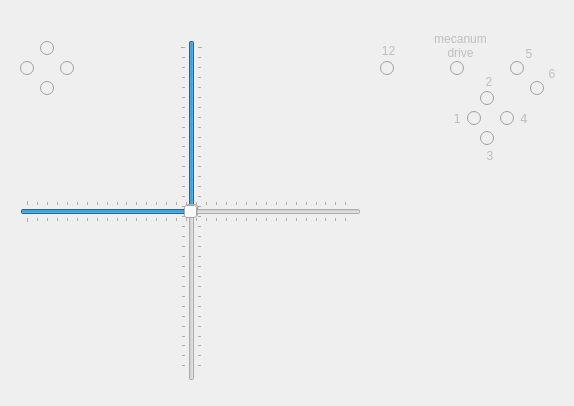
<?xml version="1.0" encoding="UTF-8"?>
<ui version="4.0">
 <class>joystickDialog</class>
 <widget class="QDialog" name="joystickDialog">
  <property name="windowModality">
   <enum>Qt::WindowModal</enum>
  </property>
  <property name="geometry">
   <rect>
    <x>0</x>
    <y>0</y>
    <width>574</width>
    <height>406</height>
   </rect>
  </property>
  <property name="sizePolicy">
   <sizepolicy hsizetype="Fixed" vsizetype="Fixed">
    <horstretch>0</horstretch>
    <verstretch>0</verstretch>
   </sizepolicy>
  </property>
  <property name="windowTitle">
   <string>Joystick</string>
  </property>
  <property name="windowIcon">
   <iconset resource="../direcs.qrc">
    <normaloff>:/images/images/input-gaming.png</normaloff>:/images/images/input-gaming.png</iconset>
  </property>
  <widget class="QRadioButton" name="radioBtnJoy5Up">
   <property name="enabled">
    <bool>false</bool>
   </property>
   <property name="geometry">
    <rect>
     <x>40</x>
     <y>40</y>
     <width>16</width>
     <height>16</height>
    </rect>
   </property>
   <property name="font">
    <font>
     <family>Verdana</family>
    </font>
   </property>
   <property name="text">
    <string/>
   </property>
   <property name="autoExclusive">
    <bool>false</bool>
   </property>
  </widget>
  <widget class="QRadioButton" name="radioBtnJoy4Left">
   <property name="enabled">
    <bool>false</bool>
   </property>
   <property name="geometry">
    <rect>
     <x>20</x>
     <y>60</y>
     <width>16</width>
     <height>16</height>
    </rect>
   </property>
   <property name="font">
    <font>
     <family>Verdana</family>
    </font>
   </property>
   <property name="text">
    <string/>
   </property>
   <property name="autoExclusive">
    <bool>false</bool>
   </property>
  </widget>
  <widget class="QRadioButton" name="radioBtnJoy11">
   <property name="enabled">
    <bool>false</bool>
   </property>
   <property name="geometry">
    <rect>
     <x>380</x>
     <y>60</y>
     <width>21</width>
     <height>16</height>
    </rect>
   </property>
   <property name="font">
    <font>
     <family>Verdana</family>
    </font>
   </property>
   <property name="text">
    <string/>
   </property>
   <property name="autoExclusive">
    <bool>false</bool>
   </property>
  </widget>
  <widget class="QRadioButton" name="radioBtnJoy10">
   <property name="enabled">
    <bool>false</bool>
   </property>
   <property name="geometry">
    <rect>
     <x>450</x>
     <y>60</y>
     <width>21</width>
     <height>16</height>
    </rect>
   </property>
   <property name="font">
    <font>
     <family>Verdana</family>
    </font>
   </property>
   <property name="text">
    <string/>
   </property>
   <property name="autoExclusive">
    <bool>false</bool>
   </property>
  </widget>
  <widget class="QRadioButton" name="radioBtnJoy5Down">
   <property name="enabled">
    <bool>false</bool>
   </property>
   <property name="geometry">
    <rect>
     <x>40</x>
     <y>80</y>
     <width>16</width>
     <height>16</height>
    </rect>
   </property>
   <property name="font">
    <font>
     <family>Verdana</family>
    </font>
   </property>
   <property name="text">
    <string/>
   </property>
   <property name="autoExclusive">
    <bool>false</bool>
   </property>
  </widget>
  <widget class="QRadioButton" name="radioBtnJoy0">
   <property name="enabled">
    <bool>false</bool>
   </property>
   <property name="geometry">
    <rect>
     <x>450</x>
     <y>110</y>
     <width>31</width>
     <height>16</height>
    </rect>
   </property>
   <property name="font">
    <font>
     <family>Verdana</family>
    </font>
   </property>
   <property name="layoutDirection">
    <enum>Qt::RightToLeft</enum>
   </property>
   <property name="text">
    <string>1</string>
   </property>
   <property name="autoExclusive">
    <bool>false</bool>
   </property>
  </widget>
  <widget class="QRadioButton" name="radioBtnJoy4Right">
   <property name="enabled">
    <bool>false</bool>
   </property>
   <property name="geometry">
    <rect>
     <x>60</x>
     <y>60</y>
     <width>16</width>
     <height>16</height>
    </rect>
   </property>
   <property name="font">
    <font>
     <family>Verdana</family>
    </font>
   </property>
   <property name="text">
    <string/>
   </property>
   <property name="autoExclusive">
    <bool>false</bool>
   </property>
  </widget>
  <widget class="QSlider" name="sliderJoystickY">
   <property name="geometry">
    <rect>
     <x>180</x>
     <y>40</y>
     <width>23</width>
     <height>341</height>
    </rect>
   </property>
   <property name="font">
    <font>
     <family>Verdana</family>
    </font>
   </property>
   <property name="minimum">
    <number>-32767</number>
   </property>
   <property name="maximum">
    <number>32767</number>
   </property>
   <property name="pageStep">
    <number>100</number>
   </property>
   <property name="value">
    <number>0</number>
   </property>
   <property name="orientation">
    <enum>Qt::Vertical</enum>
   </property>
   <property name="invertedAppearance">
    <bool>true</bool>
   </property>
   <property name="tickPosition">
    <enum>QSlider::TicksBothSides</enum>
   </property>
   <property name="tickInterval">
    <number>2000</number>
   </property>
  </widget>
  <widget class="QRadioButton" name="radioBtnJoy4">
   <property name="enabled">
    <bool>false</bool>
   </property>
   <property name="geometry">
    <rect>
     <x>510</x>
     <y>60</y>
     <width>21</width>
     <height>16</height>
    </rect>
   </property>
   <property name="font">
    <font>
     <family>Verdana</family>
    </font>
   </property>
   <property name="text">
    <string/>
   </property>
   <property name="autoExclusive">
    <bool>false</bool>
   </property>
  </widget>
  <widget class="QRadioButton" name="radioBtnJoy3">
   <property name="enabled">
    <bool>false</bool>
   </property>
   <property name="geometry">
    <rect>
     <x>500</x>
     <y>110</y>
     <width>31</width>
     <height>16</height>
    </rect>
   </property>
   <property name="font">
    <font>
     <family>Verdana</family>
    </font>
   </property>
   <property name="text">
    <string>4</string>
   </property>
   <property name="autoExclusive">
    <bool>false</bool>
   </property>
  </widget>
  <widget class="QRadioButton" name="radioBtnJoy1">
   <property name="enabled">
    <bool>false</bool>
   </property>
   <property name="geometry">
    <rect>
     <x>480</x>
     <y>90</y>
     <width>21</width>
     <height>16</height>
    </rect>
   </property>
   <property name="font">
    <font>
     <family>Verdana</family>
    </font>
   </property>
   <property name="text">
    <string/>
   </property>
   <property name="autoExclusive">
    <bool>false</bool>
   </property>
  </widget>
  <widget class="QRadioButton" name="radioBtnJoy5">
   <property name="enabled">
    <bool>false</bool>
   </property>
   <property name="geometry">
    <rect>
     <x>530</x>
     <y>80</y>
     <width>21</width>
     <height>16</height>
    </rect>
   </property>
   <property name="font">
    <font>
     <family>Verdana</family>
    </font>
   </property>
   <property name="text">
    <string/>
   </property>
   <property name="autoExclusive">
    <bool>false</bool>
   </property>
  </widget>
  <widget class="QRadioButton" name="radioBtnJoy2">
   <property name="enabled">
    <bool>false</bool>
   </property>
   <property name="geometry">
    <rect>
     <x>480</x>
     <y>130</y>
     <width>21</width>
     <height>16</height>
    </rect>
   </property>
   <property name="font">
    <font>
     <family>Verdana</family>
    </font>
   </property>
   <property name="text">
    <string/>
   </property>
   <property name="autoExclusive">
    <bool>false</bool>
   </property>
  </widget>
  <widget class="QSlider" name="sliderJoystickX">
   <property name="geometry">
    <rect>
     <x>20</x>
     <y>200</y>
     <width>341</width>
     <height>23</height>
    </rect>
   </property>
   <property name="font">
    <font>
     <family>Verdana</family>
    </font>
   </property>
   <property name="minimum">
    <number>-32767</number>
   </property>
   <property name="maximum">
    <number>32767</number>
   </property>
   <property name="pageStep">
    <number>100</number>
   </property>
   <property name="value">
    <number>0</number>
   </property>
   <property name="orientation">
    <enum>Qt::Horizontal</enum>
   </property>
   <property name="tickPosition">
    <enum>QSlider::TicksBothSides</enum>
   </property>
   <property name="tickInterval">
    <number>2000</number>
   </property>
  </widget>
  <widget class="QLabel" name="label">
   <property name="enabled">
    <bool>false</bool>
   </property>
   <property name="geometry">
    <rect>
     <x>482</x>
     <y>148</y>
     <width>16</width>
     <height>16</height>
    </rect>
   </property>
   <property name="layoutDirection">
    <enum>Qt::LeftToRight</enum>
   </property>
   <property name="text">
    <string>3</string>
   </property>
   <property name="alignment">
    <set>Qt::AlignCenter</set>
   </property>
  </widget>
  <widget class="QLabel" name="label_2">
   <property name="enabled">
    <bool>false</bool>
   </property>
   <property name="geometry">
    <rect>
     <x>481</x>
     <y>74</y>
     <width>16</width>
     <height>16</height>
    </rect>
   </property>
   <property name="layoutDirection">
    <enum>Qt::LeftToRight</enum>
   </property>
   <property name="text">
    <string>2</string>
   </property>
   <property name="alignment">
    <set>Qt::AlignCenter</set>
   </property>
  </widget>
  <widget class="QLabel" name="label_4">
   <property name="enabled">
    <bool>false</bool>
   </property>
   <property name="geometry">
    <rect>
     <x>521</x>
     <y>46</y>
     <width>16</width>
     <height>16</height>
    </rect>
   </property>
   <property name="layoutDirection">
    <enum>Qt::LeftToRight</enum>
   </property>
   <property name="text">
    <string>5</string>
   </property>
   <property name="alignment">
    <set>Qt::AlignCenter</set>
   </property>
  </widget>
  <widget class="QLabel" name="label_5">
   <property name="enabled">
    <bool>false</bool>
   </property>
   <property name="geometry">
    <rect>
     <x>544</x>
     <y>66</y>
     <width>16</width>
     <height>16</height>
    </rect>
   </property>
   <property name="layoutDirection">
    <enum>Qt::LeftToRight</enum>
   </property>
   <property name="text">
    <string>6</string>
   </property>
   <property name="alignment">
    <set>Qt::AlignCenter</set>
   </property>
  </widget>
  <widget class="QLabel" name="label_7">
   <property name="enabled">
    <bool>false</bool>
   </property>
   <property name="geometry">
    <rect>
     <x>363</x>
     <y>41</y>
     <width>51</width>
     <height>20</height>
    </rect>
   </property>
   <property name="layoutDirection">
    <enum>Qt::LeftToRight</enum>
   </property>
   <property name="text">
    <string>12</string>
   </property>
   <property name="alignment">
    <set>Qt::AlignCenter</set>
   </property>
   <property name="wordWrap">
    <bool>true</bool>
   </property>
  </widget>
  <widget class="QLabel" name="label_8">
   <property name="enabled">
    <bool>false</bool>
   </property>
   <property name="geometry">
    <rect>
     <x>430</x>
     <y>30</y>
     <width>61</width>
     <height>31</height>
    </rect>
   </property>
   <property name="layoutDirection">
    <enum>Qt::LeftToRight</enum>
   </property>
   <property name="text">
    <string>mecanum drive</string>
   </property>
   <property name="alignment">
    <set>Qt::AlignCenter</set>
   </property>
   <property name="wordWrap">
    <bool>true</bool>
   </property>
  </widget>
 </widget>
 <resources>
  <include location="../direcs.qrc"/>
 </resources>
 <connections/>
</ui>
